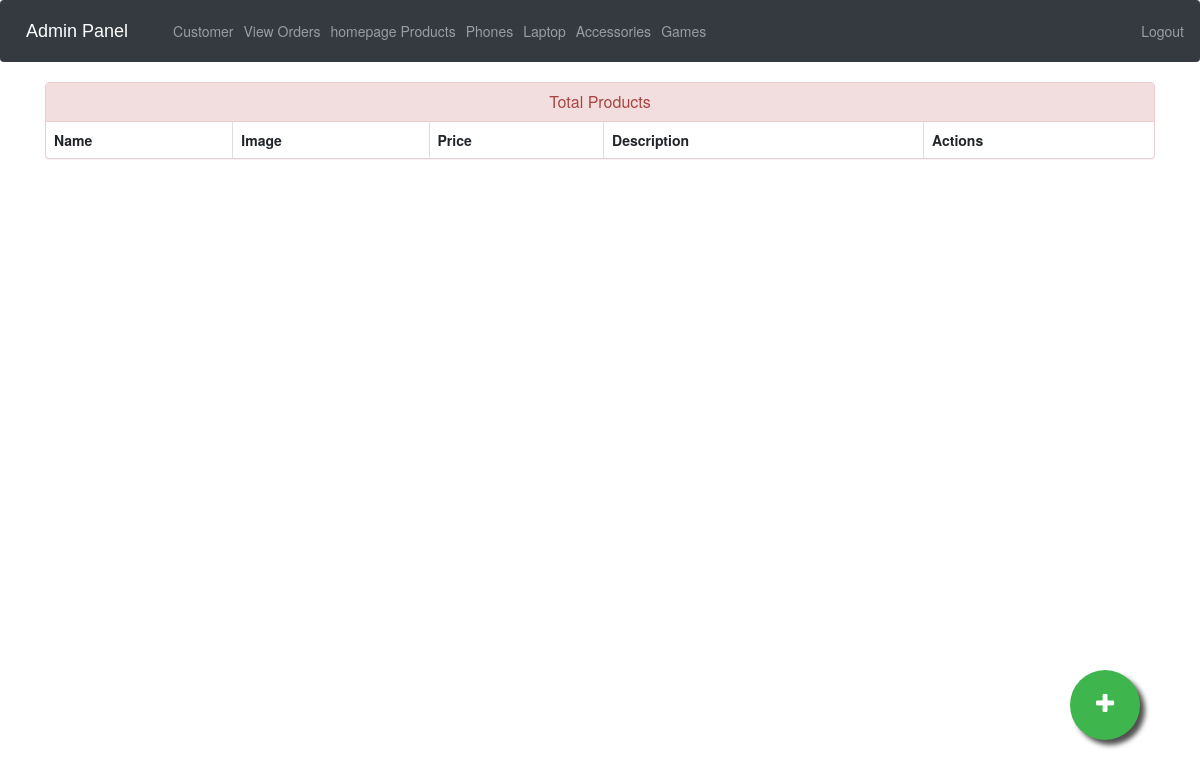
The app's page /admin_products_laptop (signed in), older data.
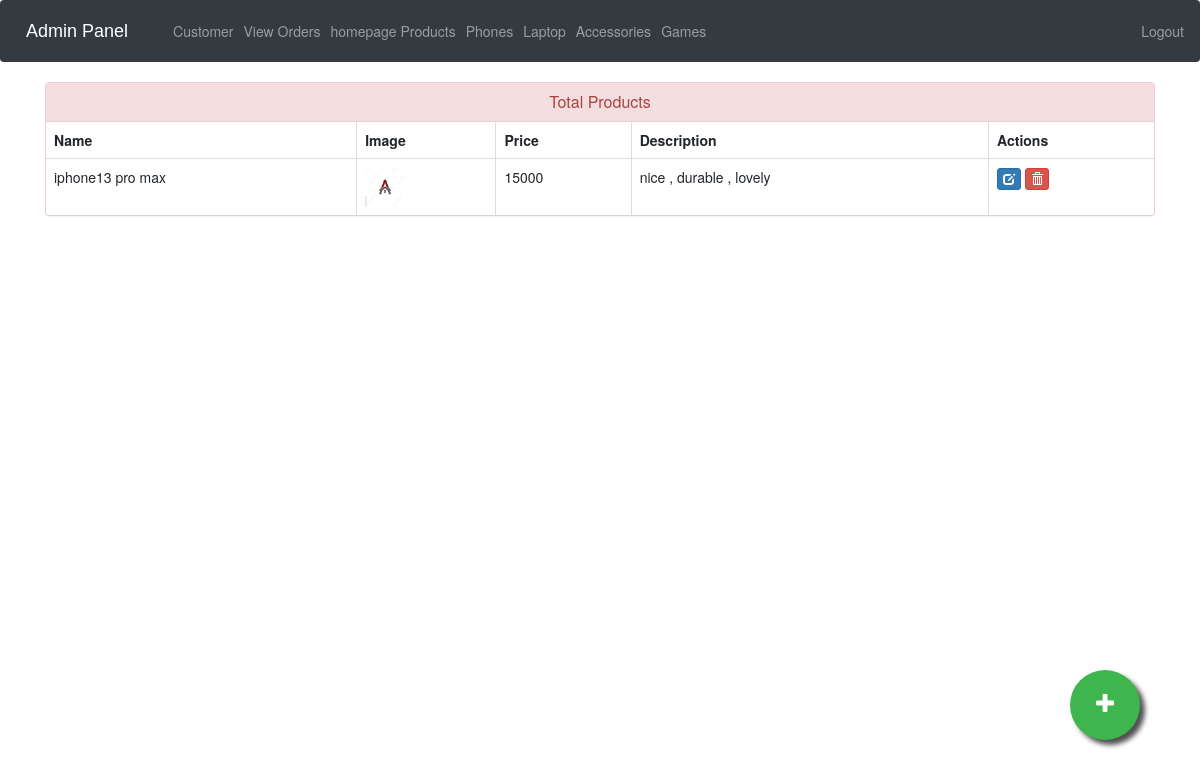
The same page, newer data.
### ecom/models.py (models this page shows, shortened)
class Product_laptop(models.Model):
    name=models.CharField(max_length=40)
    product_image= models.ImageField(upload_to='product_image/',null=True,blank=True)
    price = models.PositiveIntegerField()
    description=models.CharField(max_length=40)

### ecom/views.py (the view)
# urls.py: path('admin_products_laptop', views.admin_products_view_laptop,name='admin-products-laptop'),
@login_required(login_url='adminlogin')
def admin_products_view_laptop(request):
    product_laptop=models.Product_laptop.objects.all()
    return render(request,'ecom/admin-laptop.html',{'product_laptop':product_laptop})

### templates/ecom/admin-laptop.html (shortened to what this page needs)
{% extends 'ecom/admin_base.html' %}
{% load static %}
{% block content %}
<head>
  <link href="//netdna.bootstrapcdn.com/bootstrap/3.0.0/css/bootstrap.min.css" rel="stylesheet" id="bootstrap-css">
</head>
<div class="container">
  <div class="panel panel-danger">
    <div class="panel-heading">
      <h6 class="panel-title">Total Products</h6>
    </div>
    <table class="table table-hover table-bordered" id="dev-table">
      <thead>
        <tr>
          <th>Name</th>
          <th>Image</th>
          <th>Price</th>
          <th>Description</th>
          <th>Actions</th>
        </tr>
      </thead>
      {% for p in product_laptop %}
  {% if p %}
      <tr>
        <td> {{p.name}}</td>
        <td> <img src="{% static p.product_image.url %}" alt="Profile Pic" height="40px" width="40px" /></td>
        <td>{{p.price}}</td>
        <td>{{p.description}}</td>
        <td><a class="btn btn-primary btn-xs" href="{% url 'update-product' p.id  %}"><span class="glyphicon glyphicon-edit"></span></a>
          <a class="btn btn-danger btn-xs" href="{% url 'delete-product' p.id  %}"><span class="glyphicon glyphicon-trash"></span></a></td>
      </tr>
      {%else%}
      <br><br><br>
      <h1>No Products!!</h1>
      {% endif %}
      {% endfor %}
    </table>
  </div>
</div>
<a href="/admin-add-product-laptop" class="float">
<i class="fa fa-plus my-float"></i>
</a>
{% endblock content %}

Row changes from the older to the newer data that the page shows:
added Product_laptop: name "iphone13 pro max", product_image (picture), price "15000", description "nice , durable , lovely"
